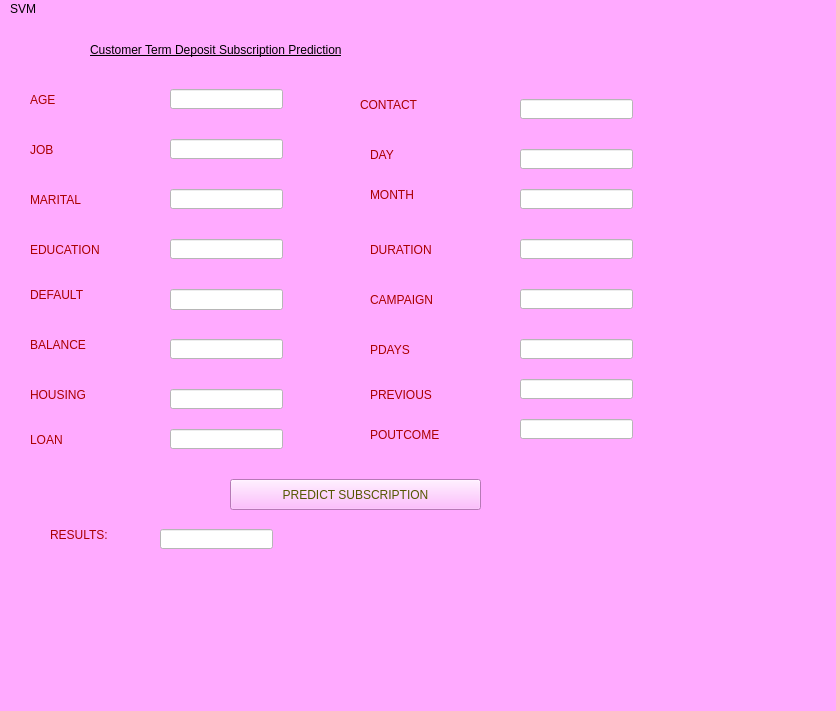
<?xml version="1.0" encoding="UTF-8"?>
<ui version="4.0">
 <class>MainWindow</class>
 <widget class="QMainWindow" name="MainWindow">
  <property name="geometry">
   <rect>
    <x>0</x>
    <y>0</y>
    <width>836</width>
    <height>711</height>
   </rect>
  </property>
  <property name="windowTitle">
   <string>MainWindow</string>
  </property>
  <property name="styleSheet">
   <string notr="true">background-color:rgb(255, 170, 255);</string>
  </property>
  <widget class="QWidget" name="centralwidget">
   <widget class="QLabel" name="label_1">
    <property name="geometry">
     <rect>
      <x>30</x>
      <y>60</y>
      <width>71</width>
      <height>41</height>
     </rect>
    </property>
    <property name="styleSheet">
     <string notr="true">font: 75 14pt &quot;MS Shell Dlg 2&quot;;color:rgb(170, 0, 0);
font: 75 8pt &quot;MS Shell Dlg 2&quot;;
font: 16pt &quot;MS Shell Dlg 2&quot;;</string>
    </property>
    <property name="text">
     <string>AGE</string>
    </property>
   </widget>
   <widget class="QLabel" name="label_2">
    <property name="geometry">
     <rect>
      <x>30</x>
      <y>110</y>
      <width>61</width>
      <height>41</height>
     </rect>
    </property>
    <property name="styleSheet">
     <string notr="true">font: 75 14pt &quot;MS Shell Dlg 2&quot;;color:rgb(170, 0, 0);
font: 16pt &quot;MS Shell Dlg 2&quot;;
</string>
    </property>
    <property name="text">
     <string>JOB</string>
    </property>
   </widget>
   <widget class="QLabel" name="label_3">
    <property name="geometry">
     <rect>
      <x>30</x>
      <y>210</y>
      <width>121</width>
      <height>41</height>
     </rect>
    </property>
    <property name="styleSheet">
     <string notr="true">font: 75 14pt &quot;MS Shell Dlg 2&quot;;color:rgb(170, 0, 0);
font: 16pt &quot;MS Shell Dlg 2&quot;;

</string>
    </property>
    <property name="text">
     <string>EDUCATION</string>
    </property>
   </widget>
   <widget class="QLabel" name="label_4">
    <property name="geometry">
     <rect>
      <x>30</x>
      <y>250</y>
      <width>91</width>
      <height>51</height>
     </rect>
    </property>
    <property name="styleSheet">
     <string notr="true">font: 75 14pt &quot;MS Shell Dlg 2&quot;;color:rgb(170, 0, 0);
font: 16pt &quot;MS Shell Dlg 2&quot;;
</string>
    </property>
    <property name="text">
     <string>DEFAULT</string>
    </property>
   </widget>
   <widget class="QLabel" name="label_5">
    <property name="geometry">
     <rect>
      <x>30</x>
      <y>310</y>
      <width>111</width>
      <height>31</height>
     </rect>
    </property>
    <property name="styleSheet">
     <string notr="true">font: 75 14pt &quot;MS Shell Dlg 2&quot;;color:rgb(170, 0, 0);
font: 16pt &quot;MS Shell Dlg 2&quot;;
</string>
    </property>
    <property name="text">
     <string>BALANCE</string>
    </property>
   </widget>
   <widget class="QLabel" name="label_6">
    <property name="geometry">
     <rect>
      <x>30</x>
      <y>360</y>
      <width>111</width>
      <height>31</height>
     </rect>
    </property>
    <property name="styleSheet">
     <string notr="true">font: 75 14pt &quot;MS Shell Dlg 2&quot;;color:rgb(170, 0, 0);
font: 16pt &quot;MS Shell Dlg 2&quot;;
</string>
    </property>
    <property name="text">
     <string>HOUSING </string>
    </property>
   </widget>
   <widget class="QLabel" name="label_7">
    <property name="geometry">
     <rect>
      <x>30</x>
      <y>400</y>
      <width>61</width>
      <height>41</height>
     </rect>
    </property>
    <property name="styleSheet">
     <string notr="true">font: 75 14pt &quot;MS Shell Dlg 2&quot;;color:rgb(170, 0, 0);
font: 16pt &quot;MS Shell Dlg 2&quot;;
</string>
    </property>
    <property name="text">
     <string>LOAN</string>
    </property>
   </widget>
   <widget class="QLabel" name="label_8">
    <property name="geometry">
     <rect>
      <x>360</x>
      <y>70</y>
      <width>101</width>
      <height>31</height>
     </rect>
    </property>
    <property name="styleSheet">
     <string notr="true">font: 75 14pt &quot;MS Shell Dlg 2&quot;;color:rgb(170, 0, 0);
font: 16pt &quot;MS Shell Dlg 2&quot;;</string>
    </property>
    <property name="text">
     <string>CONTACT </string>
    </property>
   </widget>
   <widget class="QLabel" name="label_9">
    <property name="geometry">
     <rect>
      <x>370</x>
      <y>120</y>
      <width>71</width>
      <height>31</height>
     </rect>
    </property>
    <property name="styleSheet">
     <string notr="true">font: 75 14pt &quot;MS Shell Dlg 2&quot;;color:rgb(170, 0, 0);
font: 16pt &quot;MS Shell Dlg 2&quot;;
</string>
    </property>
    <property name="text">
     <string>DAY</string>
    </property>
   </widget>
   <widget class="QLabel" name="label_10">
    <property name="geometry">
     <rect>
      <x>370</x>
      <y>160</y>
      <width>81</width>
      <height>31</height>
     </rect>
    </property>
    <property name="styleSheet">
     <string notr="true">font: 75 14pt &quot;MS Shell Dlg 2&quot;;color:rgb(170, 0, 0);
font: 16pt &quot;MS Shell Dlg 2&quot;;</string>
    </property>
    <property name="text">
     <string>MONTH</string>
    </property>
   </widget>
   <widget class="QLabel" name="label_11">
    <property name="geometry">
     <rect>
      <x>370</x>
      <y>220</y>
      <width>111</width>
      <height>21</height>
     </rect>
    </property>
    <property name="styleSheet">
     <string notr="true">font: 75 14pt &quot;MS Shell Dlg 2&quot;;color:rgb(170, 0, 0);
font: 16pt &quot;MS Shell Dlg 2&quot;;
</string>
    </property>
    <property name="text">
     <string>DURATION</string>
    </property>
   </widget>
   <widget class="QLabel" name="label_12">
    <property name="geometry">
     <rect>
      <x>370</x>
      <y>270</y>
      <width>111</width>
      <height>21</height>
     </rect>
    </property>
    <property name="styleSheet">
     <string notr="true">font: 75 14pt &quot;MS Shell Dlg 2&quot;;color:rgb(170, 0, 0);
font: 16pt &quot;MS Shell Dlg 2&quot;;</string>
    </property>
    <property name="text">
     <string>CAMPAIGN</string>
    </property>
   </widget>
   <widget class="QLabel" name="label_13">
    <property name="geometry">
     <rect>
      <x>370</x>
      <y>320</y>
      <width>91</width>
      <height>21</height>
     </rect>
    </property>
    <property name="styleSheet">
     <string notr="true">font: 75 14pt &quot;MS Shell Dlg 2&quot;;color:rgb(170, 0, 0);
font: 16pt &quot;MS Shell Dlg 2&quot;;</string>
    </property>
    <property name="text">
     <string>PDAYS</string>
    </property>
   </widget>
   <widget class="QLabel" name="label_14">
    <property name="geometry">
     <rect>
      <x>370</x>
      <y>360</y>
      <width>101</width>
      <height>31</height>
     </rect>
    </property>
    <property name="styleSheet">
     <string notr="true">font: 75 14pt &quot;MS Shell Dlg 2&quot;;color:rgb(170, 0, 0);
font: 16pt &quot;MS Shell Dlg 2&quot;;</string>
    </property>
    <property name="text">
     <string>PREVIOUS</string>
    </property>
   </widget>
   <widget class="QLabel" name="label_15">
    <property name="geometry">
     <rect>
      <x>370</x>
      <y>390</y>
      <width>111</width>
      <height>51</height>
     </rect>
    </property>
    <property name="styleSheet">
     <string notr="true">font: 75 14pt &quot;MS Shell Dlg 2&quot;;color:rgb(170, 0, 0);
font: 16pt &quot;MS Shell Dlg 2&quot;;</string>
    </property>
    <property name="text">
     <string>POUTCOME</string>
    </property>
   </widget>
   <widget class="QPushButton" name="pushButton">
    <property name="geometry">
     <rect>
      <x>230</x>
      <y>460</y>
      <width>251</width>
      <height>31</height>
     </rect>
    </property>
    <property name="styleSheet">
     <string notr="true">font: 75 14pt &quot;MS Shell Dlg 2&quot;;
font: 16pt &quot;MS Shell Dlg 2&quot;;color:rgb(85, 85, 0);</string>
    </property>
    <property name="text">
     <string>PREDICT SUBSCRIPTION</string>
    </property>
   </widget>
   <widget class="QLineEdit" name="age">
    <property name="geometry">
     <rect>
      <x>170</x>
      <y>70</y>
      <width>113</width>
      <height>20</height>
     </rect>
    </property>
    <property name="styleSheet">
     <string notr="true">
background-color: rgb(255, 255, 255);</string>
    </property>
   </widget>
   <widget class="QLineEdit" name="job">
    <property name="geometry">
     <rect>
      <x>170</x>
      <y>120</y>
      <width>113</width>
      <height>20</height>
     </rect>
    </property>
    <property name="styleSheet">
     <string notr="true">
background-color: rgb(255, 255, 255);</string>
    </property>
   </widget>
   <widget class="QLineEdit" name="education">
    <property name="geometry">
     <rect>
      <x>170</x>
      <y>220</y>
      <width>113</width>
      <height>20</height>
     </rect>
    </property>
    <property name="styleSheet">
     <string notr="true">
background-color: rgb(255, 255, 255);</string>
    </property>
   </widget>
   <widget class="QLineEdit" name="default_2">
    <property name="geometry">
     <rect>
      <x>170</x>
      <y>270</y>
      <width>113</width>
      <height>21</height>
     </rect>
    </property>
    <property name="styleSheet">
     <string notr="true">
background-color: rgb(255, 255, 255);</string>
    </property>
   </widget>
   <widget class="QLineEdit" name="balance">
    <property name="geometry">
     <rect>
      <x>170</x>
      <y>320</y>
      <width>113</width>
      <height>20</height>
     </rect>
    </property>
    <property name="styleSheet">
     <string notr="true">
background-color: rgb(255, 255, 255);</string>
    </property>
   </widget>
   <widget class="QLineEdit" name="housing">
    <property name="geometry">
     <rect>
      <x>170</x>
      <y>370</y>
      <width>113</width>
      <height>20</height>
     </rect>
    </property>
    <property name="styleSheet">
     <string notr="true">
background-color: rgb(255, 255, 255);</string>
    </property>
   </widget>
   <widget class="QLineEdit" name="loan">
    <property name="geometry">
     <rect>
      <x>170</x>
      <y>410</y>
      <width>113</width>
      <height>20</height>
     </rect>
    </property>
    <property name="styleSheet">
     <string notr="true">
background-color: rgb(255, 255, 255);</string>
    </property>
   </widget>
   <widget class="QLineEdit" name="contact">
    <property name="geometry">
     <rect>
      <x>520</x>
      <y>80</y>
      <width>113</width>
      <height>20</height>
     </rect>
    </property>
    <property name="styleSheet">
     <string notr="true">
background-color: rgb(255, 255, 255);</string>
    </property>
   </widget>
   <widget class="QLineEdit" name="day">
    <property name="geometry">
     <rect>
      <x>520</x>
      <y>130</y>
      <width>113</width>
      <height>20</height>
     </rect>
    </property>
    <property name="styleSheet">
     <string notr="true">
background-color: rgb(255, 255, 255);</string>
    </property>
   </widget>
   <widget class="QLineEdit" name="month">
    <property name="geometry">
     <rect>
      <x>520</x>
      <y>170</y>
      <width>113</width>
      <height>20</height>
     </rect>
    </property>
    <property name="styleSheet">
     <string notr="true">
background-color: rgb(255, 255, 255);</string>
    </property>
   </widget>
   <widget class="QLineEdit" name="duration">
    <property name="geometry">
     <rect>
      <x>520</x>
      <y>220</y>
      <width>113</width>
      <height>20</height>
     </rect>
    </property>
    <property name="styleSheet">
     <string notr="true">
background-color: rgb(255, 255, 255);</string>
    </property>
   </widget>
   <widget class="QLineEdit" name="campaign">
    <property name="geometry">
     <rect>
      <x>520</x>
      <y>270</y>
      <width>113</width>
      <height>20</height>
     </rect>
    </property>
    <property name="styleSheet">
     <string notr="true">
background-color: rgb(255, 255, 255);</string>
    </property>
   </widget>
   <widget class="QLineEdit" name="pdays">
    <property name="geometry">
     <rect>
      <x>520</x>
      <y>320</y>
      <width>113</width>
      <height>20</height>
     </rect>
    </property>
    <property name="styleSheet">
     <string notr="true">
background-color: rgb(255, 255, 255);</string>
    </property>
   </widget>
   <widget class="QLineEdit" name="previous">
    <property name="geometry">
     <rect>
      <x>520</x>
      <y>360</y>
      <width>113</width>
      <height>20</height>
     </rect>
    </property>
    <property name="styleSheet">
     <string notr="true">
background-color: rgb(255, 255, 255);</string>
    </property>
   </widget>
   <widget class="QLineEdit" name="poutcome">
    <property name="geometry">
     <rect>
      <x>520</x>
      <y>400</y>
      <width>113</width>
      <height>20</height>
     </rect>
    </property>
    <property name="styleSheet">
     <string notr="true">
background-color: rgb(255, 255, 255);</string>
    </property>
   </widget>
   <widget class="QLabel" name="label_16">
    <property name="geometry">
     <rect>
      <x>50</x>
      <y>500</y>
      <width>91</width>
      <height>31</height>
     </rect>
    </property>
    <property name="styleSheet">
     <string notr="true">font: 75 14pt &quot;MS Shell Dlg 2&quot;;color:rgb(170, 0, 0);
font: 16pt &quot;MS Shell Dlg 2&quot;;</string>
    </property>
    <property name="text">
     <string>RESULTS: </string>
    </property>
   </widget>
   <widget class="QLineEdit" name="results">
    <property name="geometry">
     <rect>
      <x>160</x>
      <y>510</y>
      <width>113</width>
      <height>20</height>
     </rect>
    </property>
    <property name="styleSheet">
     <string notr="true">
background-color: rgb(255, 255, 255);</string>
    </property>
   </widget>
   <widget class="QLabel" name="label_17">
    <property name="geometry">
     <rect>
      <x>90</x>
      <y>10</y>
      <width>511</width>
      <height>41</height>
     </rect>
    </property>
    <property name="styleSheet">
     <string notr="true">color:rgb(0, 0, 0);
text-decoration: underline;
font: 75 14pt &quot;Times New Roman&quot;;
font: 18pt &quot;MS Shell Dlg 2&quot;;</string>
    </property>
    <property name="text">
     <string>Customer Term Deposit Subscription Prediction</string>
    </property>
   </widget>
   <widget class="QLabel" name="label_18">
    <property name="geometry">
     <rect>
      <x>30</x>
      <y>170</y>
      <width>91</width>
      <height>21</height>
     </rect>
    </property>
    <property name="styleSheet">
     <string notr="true">font: 75 14pt &quot;MS Shell Dlg 2&quot;;color:rgb(170, 0, 0);
font: 16pt &quot;MS Shell Dlg 2&quot;;</string>
    </property>
    <property name="text">
     <string>MARITAL</string>
    </property>
   </widget>
   <widget class="QLineEdit" name="marital">
    <property name="geometry">
     <rect>
      <x>170</x>
      <y>170</y>
      <width>113</width>
      <height>20</height>
     </rect>
    </property>
    <property name="styleSheet">
     <string notr="true">
background-color: rgb(255, 255, 255);</string>
    </property>
   </widget>
  </widget>
  <widget class="QMenuBar" name="menubar">
   <property name="geometry">
    <rect>
     <x>0</x>
     <y>0</y>
     <width>836</width>
     <height>21</height>
    </rect>
   </property>
   <widget class="QMenu" name="menuSVM">
    <property name="title">
     <string>SVM</string>
    </property>
   </widget>
   <addaction name="menuSVM"/>
  </widget>
  <widget class="QStatusBar" name="statusbar"/>
 </widget>
 <resources/>
 <connections/>
</ui>
